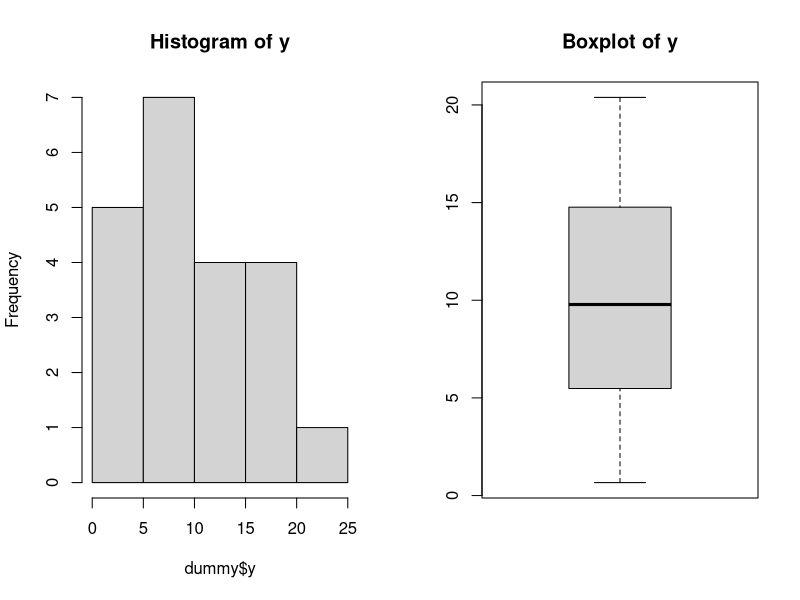
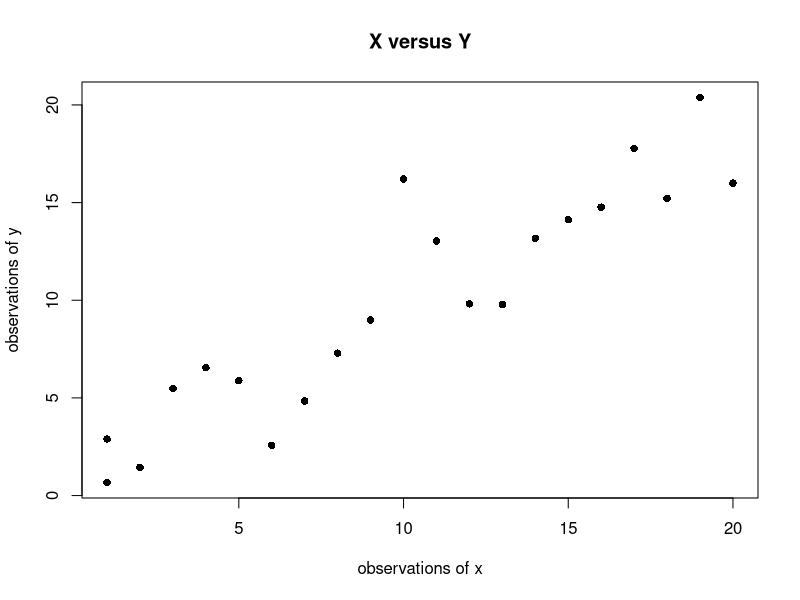
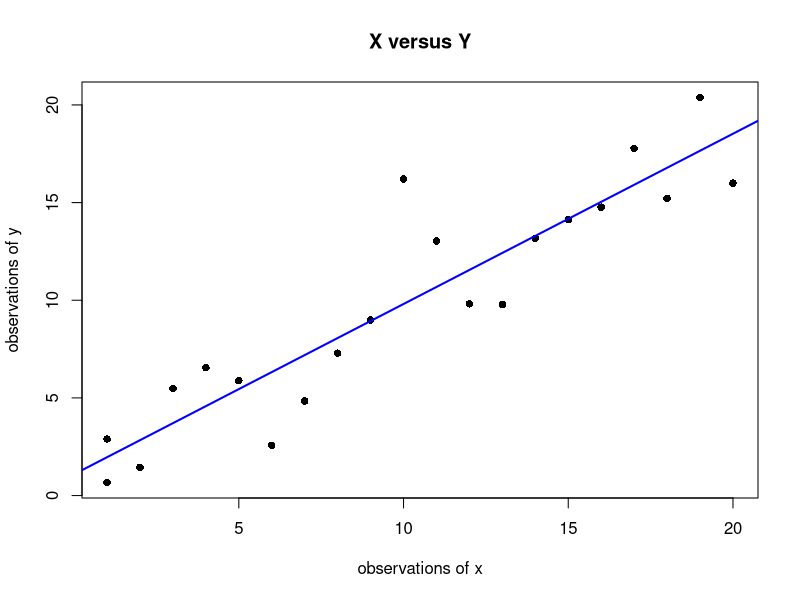
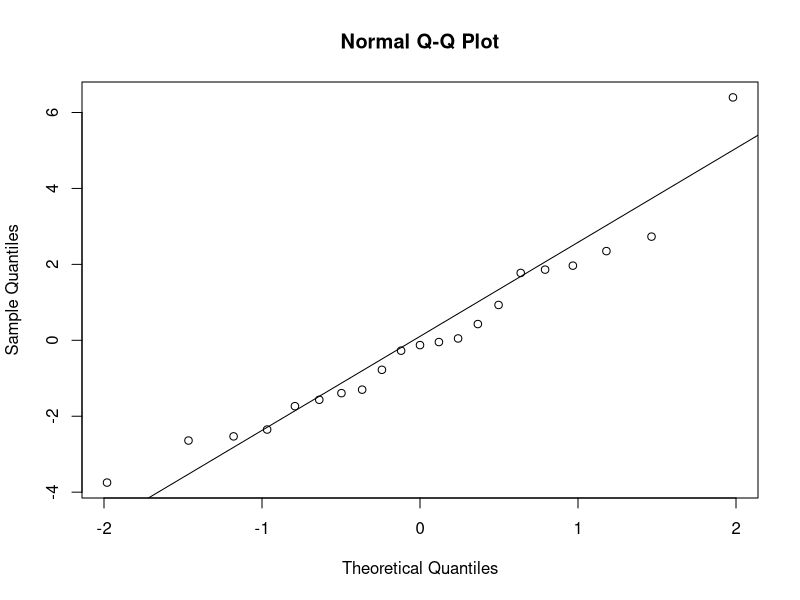
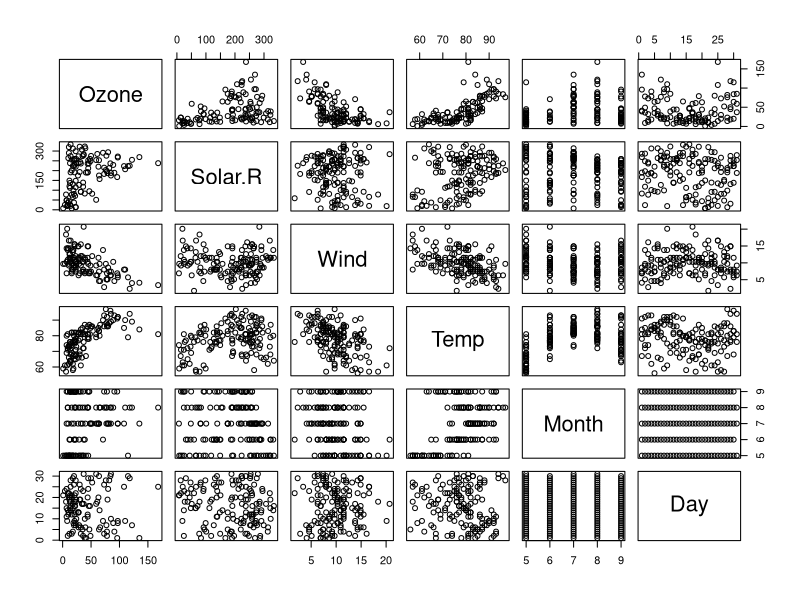
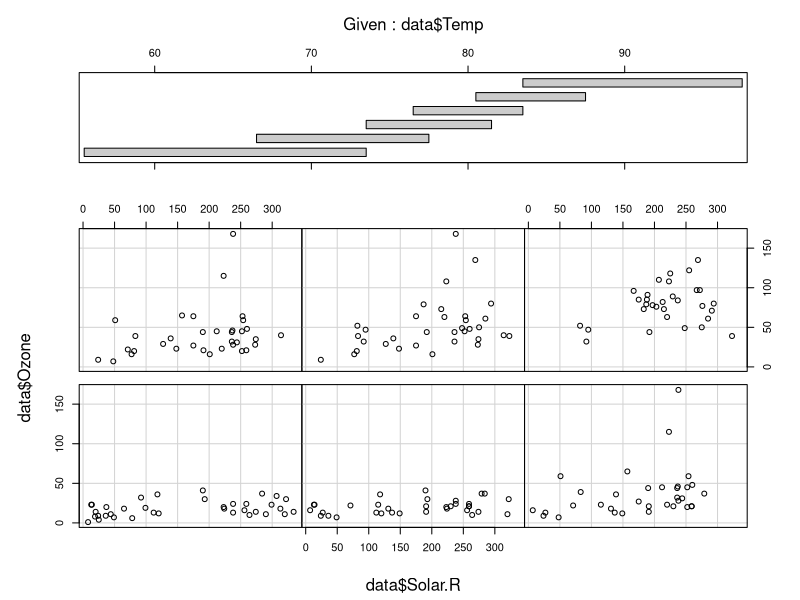
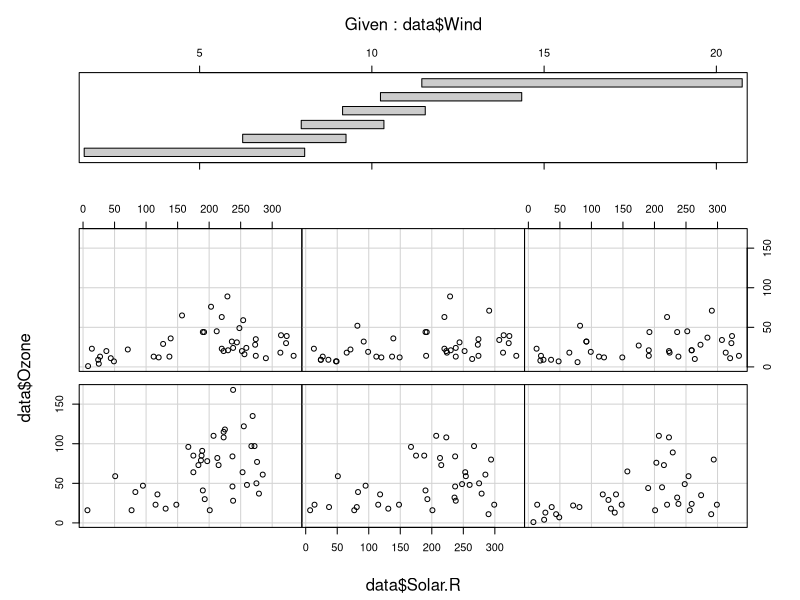
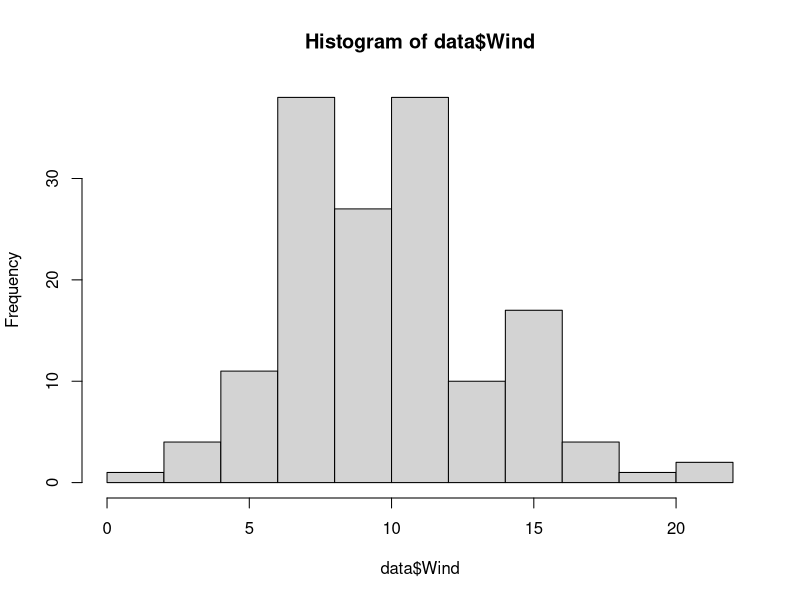

Generate these figures, in order, with R:
## EXERCISE 8 #####################################################################

# 8.1. Create a vector x of the values from 1 to 20.

x<-c(1:20, by=1)

# 8.2. Create a vector w <- 1 + sqrt(x)/2

w<- 1+sqrt(x)/2

# 8.3. Create a data frame called dummy, with columns x = x and y = x + rnorm(x)*w. To ensure we all get the same values, set the seed to 0. 

set.seed(0)
y<-x+rnorm(x)*w
dummy<-data.frame(x,y)

# 8.4. Create a histogram and a boxplot of y and plot them side-by-side on the same graphing region. Label the axes accordingly. Save your results as a Jpeg ???le

par(mfrow=c(1,2))
hist(dummy$y, main="Histogram of y")
boxplot(dummy$y, main="Boxplot of y")

# 8.5. Plot y versus x using an appropriate plotting command. Put a title on the graph and labels on the axes.

par(mfrow=c(1,1))
plot(dummy$x, dummy$y, ylab="observations of y", xlab = "observations of x", pch=16, main= "X versus Y")

# 8.6. Enter the command fm <- lm(y~x, data=dummy) to ???t a linear regression model. Add the estimated regression line to the current plot and make it the colour blue. 

fm<-lm(y~x, data=dummy)
plot(dummy$x, dummy$y, ylab="observations of y", xlab = "observations of x", pch=16, main= "X versus Y")
abline(coef(fm), lty=1, col="blue", lwd=2)

# 8.7 Extract the values of the residuals using resids <- resid(fm). Check that the residuals are normally distributed by creating a Q-Q plot. 

resids<-resid(fm)
qqnorm(resids)
qqline(resids)

# 8.8. The airquality data set in the base library has columns Ozone, Solar.R, Wind, Temp, Month and Day. Plot Ozone against Solar.R for each of THREE temperature ranges and each of THREE wind ranges. (Hint: Use coplot.) 

?airquality

data<-airquality
pairs(data[1:6]) # to get a fast visualization

coplot1<-(coplot(data$Ozone~data$Solar.R|data$Temp))

coplot2<-(coplot(data$Ozone~data$Solar.R|data$Wind))

# 8.9. Construct a histogram of Wind and overaly the density curve.

hist(data$Wind)
wind<-data$Wind

h<-hist(wind, breaks=10, xlab="Wind", main="Histogram with density curve")
xfit<-seq(min(wind), max(wind), length(4))
yfit<-dnorm(xfit, mean=mean(wind), sd=sd(wind))
yfit<-yfit*length(wind)

lines(xfit, yfit, col="red",lwd=2)

